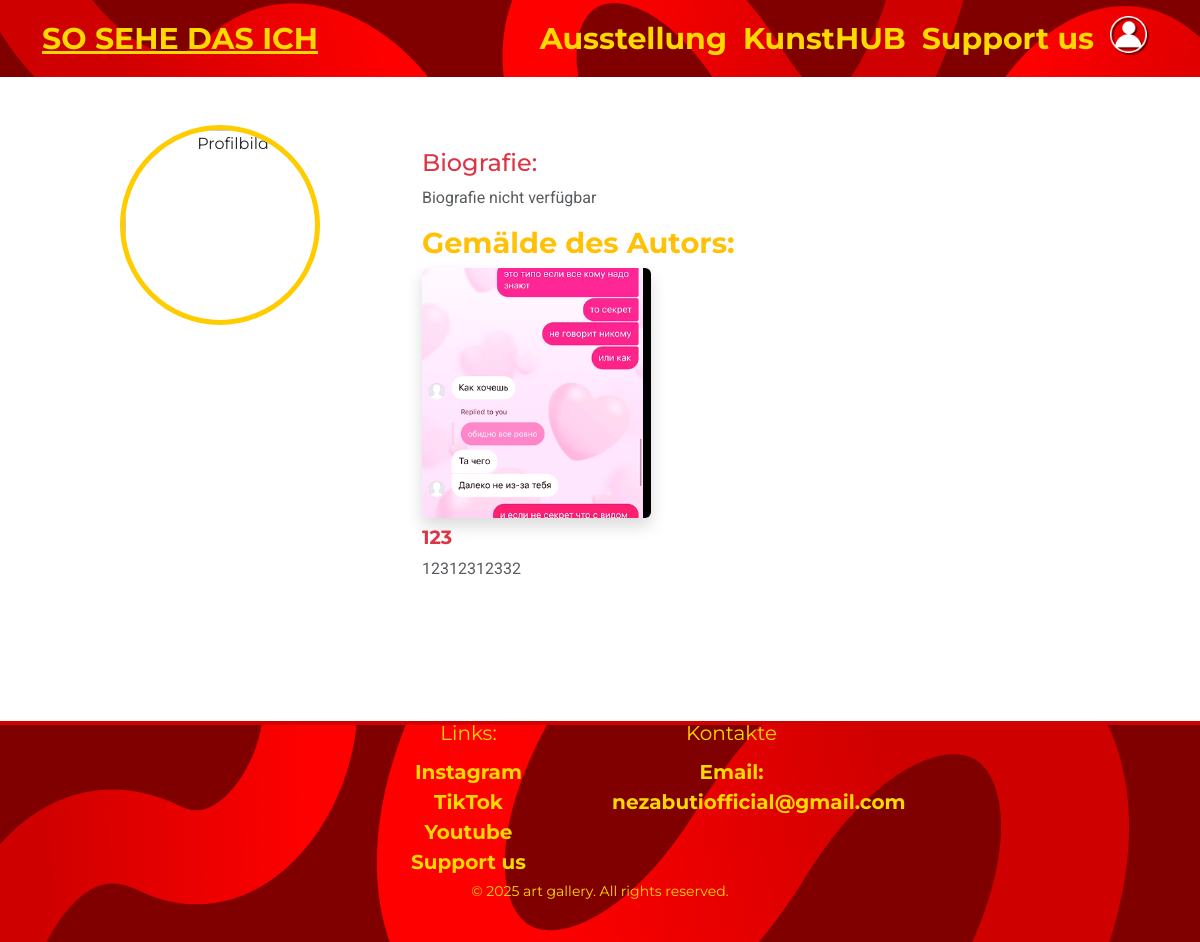
Page /author/3/ on the committed database.
### gallery/models.py (models this page shows, shortened)
class Artist(AbstractUser):  # Это твоя кастомная модель пользователя
    bio = models.TextField(blank=True)
    profile_pic = models.ImageField(upload_to='profile_pics/',null=False, blank=False, default='photos/no_image.jpg')
    can_post = models.BooleanField(default=True)

class Painting(models.Model):
    author = models.ForeignKey(settings.AUTH_USER_MODEL, on_delete=models.CASCADE, related_name='paintings')
    title = models.CharField(max_length=200)
    text = models.TextField()
    image = models.ImageField(upload_to='photos/', null=False, blank=False, default='photos/no_image.jpg')
    slug = models.SlugField(unique=True, blank=True)
    auction = models.BooleanField(default=False)  # Выставлено ли на аукцион
    width = models.FloatField(null=True, blank=True)  # Ширина картины
    height = models.FloatField(null=True, blank=True)  # Высота картины
    paint_type = models.CharField(max_length=100, blank=True)  # Тип краски
    canvas_material = models.CharField(max_length=100, blank=True)  # Материал холста
    is_for_sale = models.BooleanField(default=False)  # Продажа картины или нет
    price = models.DecimalField(max_digits=10, decimal_places=2, null=True, blank=True)  # Цена картины, если она продается
    year_of_creation = models.PositiveIntegerField(null=True, blank=True)  # Год выпуска картины
    from django.db.models import Q

### gallery/views.py (the view)
# urls.py: path('author/<int:user_id>/', author_profile, name='author_profile'),
def author_profile(request, user_id):
    author = get_object_or_404(User, id=user_id)  # Получаем пользователя или выдаем 404
    paintings = Painting.objects.filter(author=author)  # Все картины этого автора
    print(f"Автор: {author.username}, Количество картин: {paintings.count()}")  # DEBUG
    return render(request, 'gallery/author_profile.html', {
        'author': author,
        'paintings': paintings,
    })

### gallery/templates/gallery/author_profile.html (shortened to what this page needs)
{% extends 'gallery/base.html' %}
{% block content %}
  <div class="container mt-5">
    <div class="row justify-content-center">
      <div class="col-12 col-md-4 text-center">
        <div class="image">
          <img src="{{ user.profile_pic.url }}" alt="Profilbild" class="profile-pic img-fluid rounded-circle">
        </div>
      </div>
      <div class="col-12 col-md-8 mt-4">
        <h3 class="bio-title text-danger">Biografie:</h3>
        <p class="bio-text text-muted">{{ author.bio|default:"Biografie nicht verfügbar" }}</p>
        <h2 class="paintings-title text-warning">Gemälde des Autors:</h2>
        <div class="row">
          {% for painting in paintings %}
            <div class="col-md-4 col-6 mb-4 painting-item">
              {% if painting.image %}
              <a href="{% url 'painting_detail' painting.slug %}" class="painting-link">
                <img src="{{ painting.image.url }}" alt="{{ painting.title }}" class="painting-image img-fluid rounded shadow">
              </a>
              {% endif %}
              <h3 class="painting-title text-danger mt-2">{{ painting.title }}</h3>
              <p class="painting-text text-muted">{{ painting.text }}</p>
            </div>
          {% empty %}
            <p>Dieser Autor hat noch keine Gemälde.</p>
          {% endfor %}
        </div>
      </div>
    </div>
  </div>
{% endblock %}

### gallery/static/gallery/styles.css (style rules this page uses)
body { font-family: 'Montserrat', sans-serif; }
p { font-family: 'Roboto', sans-serif; font-weight: 400; }
body { font-family: 'Montserrat', sans-serif !important;; background-color: white !important; }
html { scrollbar-width: none; }
body { -ms-overflow-style: none; }
.profile-pic { width: 200px; height: 200px; object-fit: cover; border: 5px solid #ffcc00; }
.bio-title { color: #d9534f; font-size: 1.5rem; }
.bio-text { color: #5a5a5a; }
.paintings-title { color: #ffcc00; font-size: 1.8rem; font-weight: bold; }
.painting-item img { width: 100%; height: 250px; object-fit: cover; border-radius: 10px; transition: transform 0.3s ease; }
.painting-title { color: #d9534f; font-size: 1.2rem; font-weight: bold; }
.painting-text { color: #6c757d; }
.painting-link { text-decoration: none; }
h1, h2, h3, .btn-warning, .text-warning { color: #FFC300 !important; }

### rows in the picture
Artist: bio "Biografie nicht verfügbar"
Painting: image (picture), title "123", text "12312312332"
